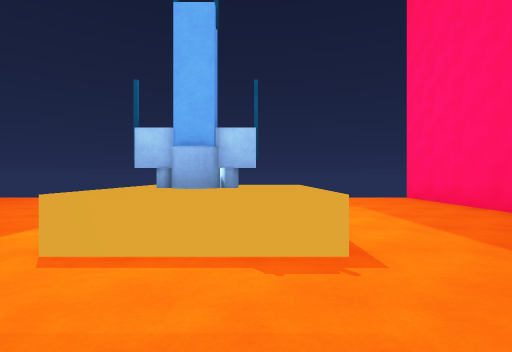
View 1 (above)

20 first-person views from a walk through a Unity game level. The camera is 1.3 m above the floor, looks level and sees 85° across. The floor is counted in squares, 2 m on a side. Each view is taken from the middle of a square. On the plan, view 1 faces up. The plan holds only what a view shows up to about 9 squares ahead; the rest is blank. The place goes on beyond the plan. Surface patterns are stand-ins for the level's own textures.

View 2
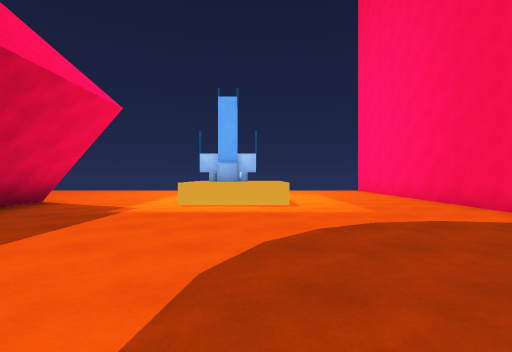

View 3
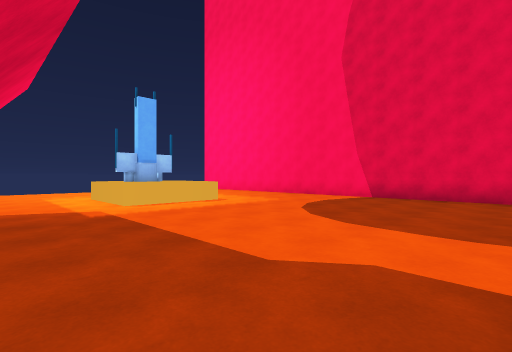

View 4
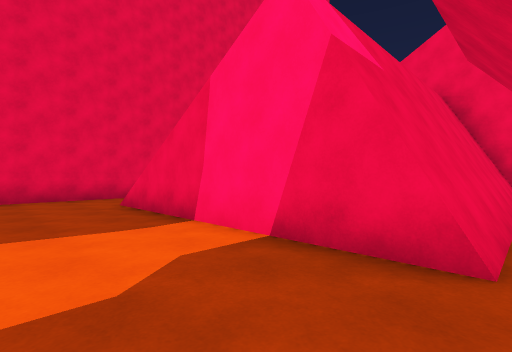

View 5
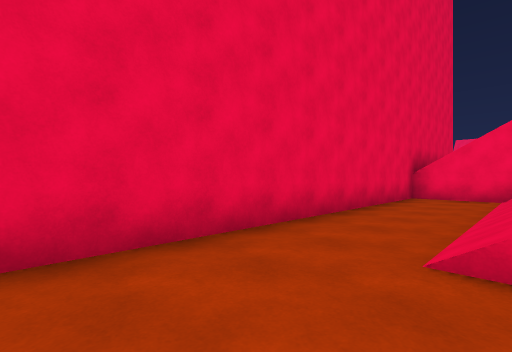

View 6
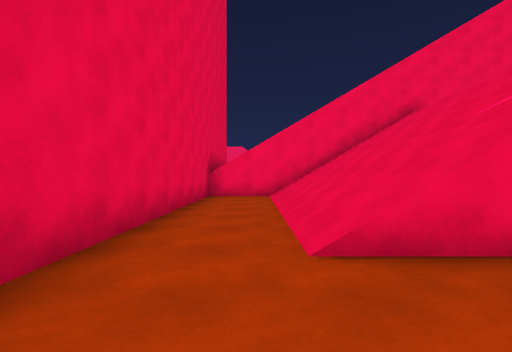

View 7
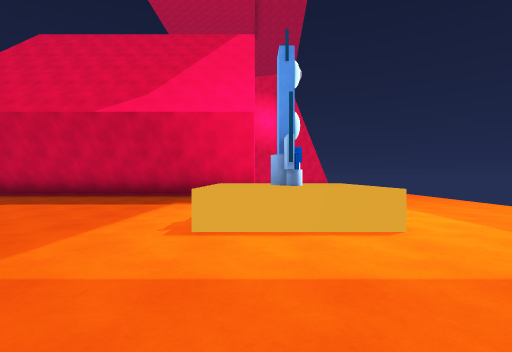

View 8
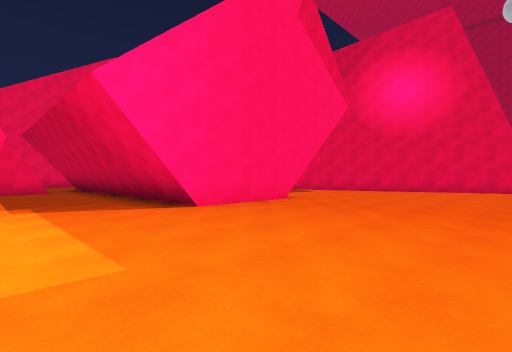

View 9
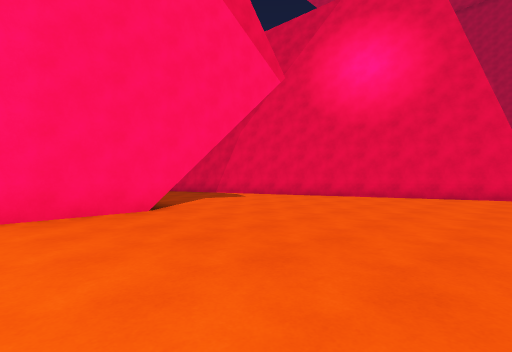

View 10
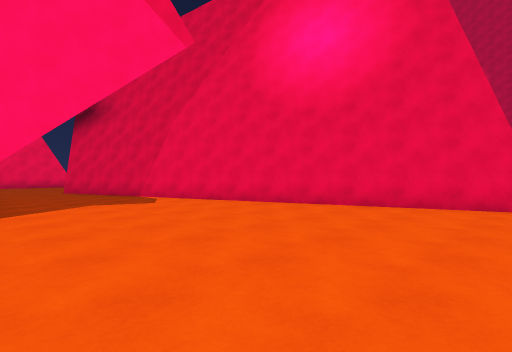

View 11
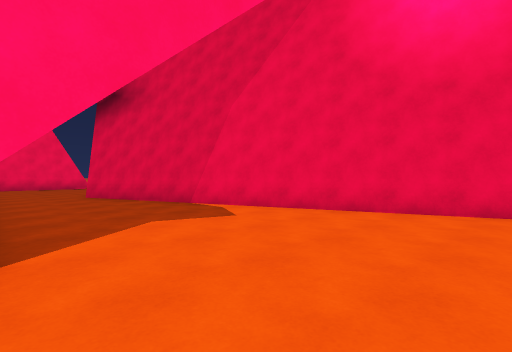

View 12
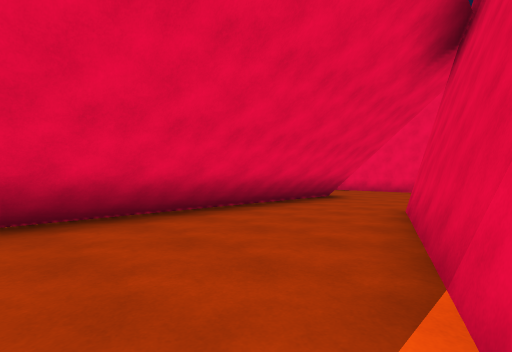

View 13
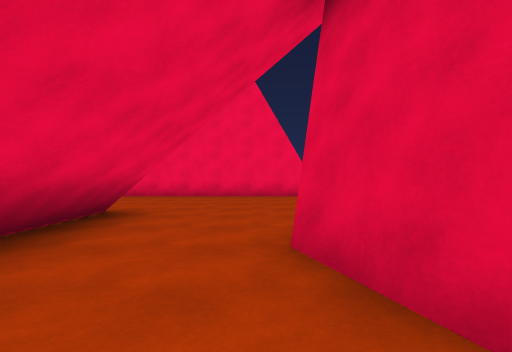

View 14
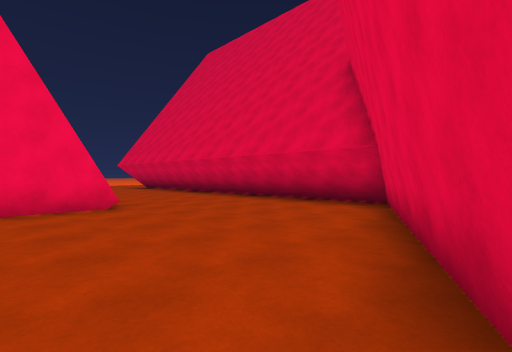

View 15
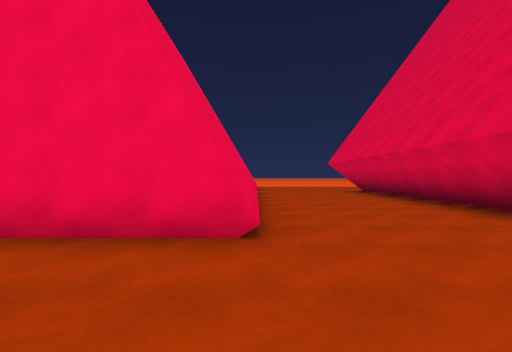

View 16
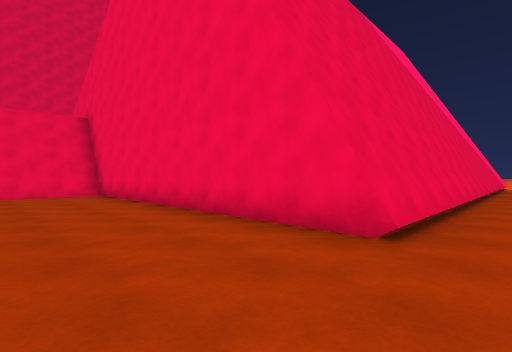

View 17
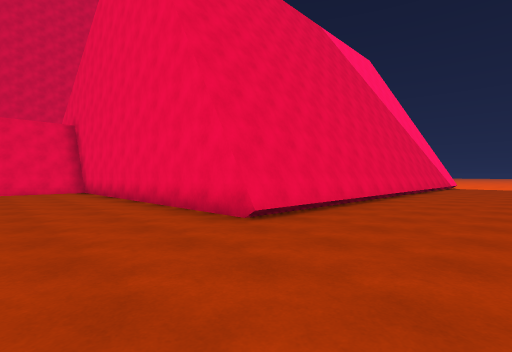

View 18
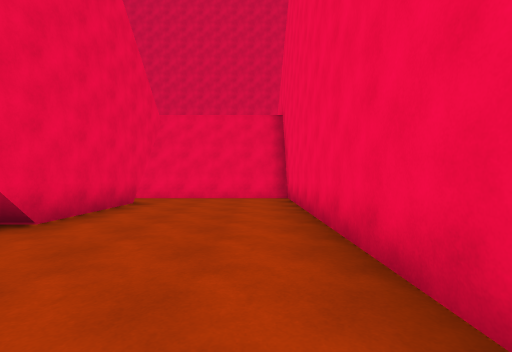

View 19
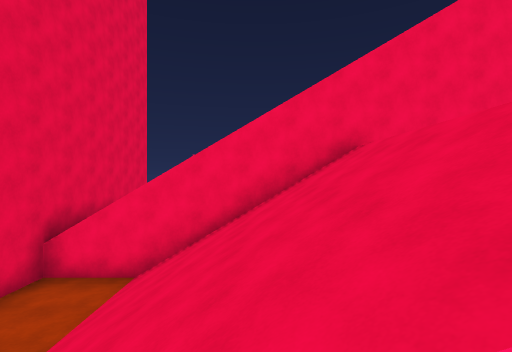

View 20
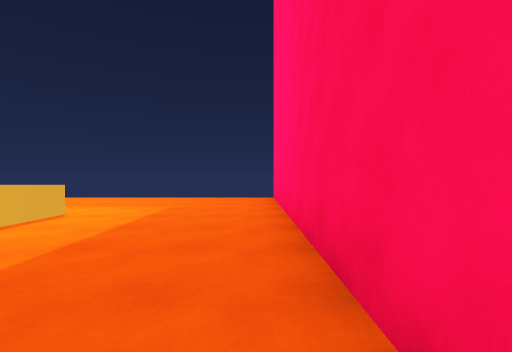

### Floor plan
Key: @ floor where view 1 was taken; # wall or solid block; . floor; / step, stairs or slope; v drop or lower ground; R rocket.
Columns run from 20 left of view 1 to 5 right of it. Each row starts with its distance up from view 1.
  8     #....................#
  7     #....................#
  6     #....................#
  5     ##...................#
  4      #.............RR....#
  3      ##....#####...RR....#
  2       #....#   #.........#
  1       #....#   #.........#
  0       ##...#   #....@....#
 -1        #...#   #.........#
 -2        #...#   #.........#
 -3        ##..#   #.........#
 -4         #..#   #.........#
 -5       ###..#   #.#/ ///..#
 -6     ###....#   #.#/////..#
 -7    ##......#####.#/////..#
 -8    #.............#/////..#
 -9    #.............#/////..#
-10    #.............#/////..#
-11    #...#####vvvv#vvvvvvv##
-12    #...#                 #
-13    #...#  v              #
-14    #...#  v              #
-15    #...#  v
-16 v  #...#  v
-17 v  #...#  v

Positions as (right, up) in squares from view 1, and headings:
1: (0, 0), facing up
2: (0, -4), facing up
3: (-4, -4), facing up-right
4: (-4, -2), facing down-right
5: (2, -2), facing down-right
6: (3, -2), facing down
7: (4, 3), facing left
8: (-2, 8), facing down-left
9: (-6, 8), facing down-left
10: (-9, 8), facing down-left
11: (-9, 5), facing down-left
12: (-13, 1), facing down-right
13: (-11, -2), facing down
14: (-11, -5), facing down-left
15: (-13, -8), facing down
16: (-14, -8), facing down-right
17: (-16, -8), facing down-right
18: (-12, -10), facing right
19: (0, -5), facing down
20: (4, 0), facing up
